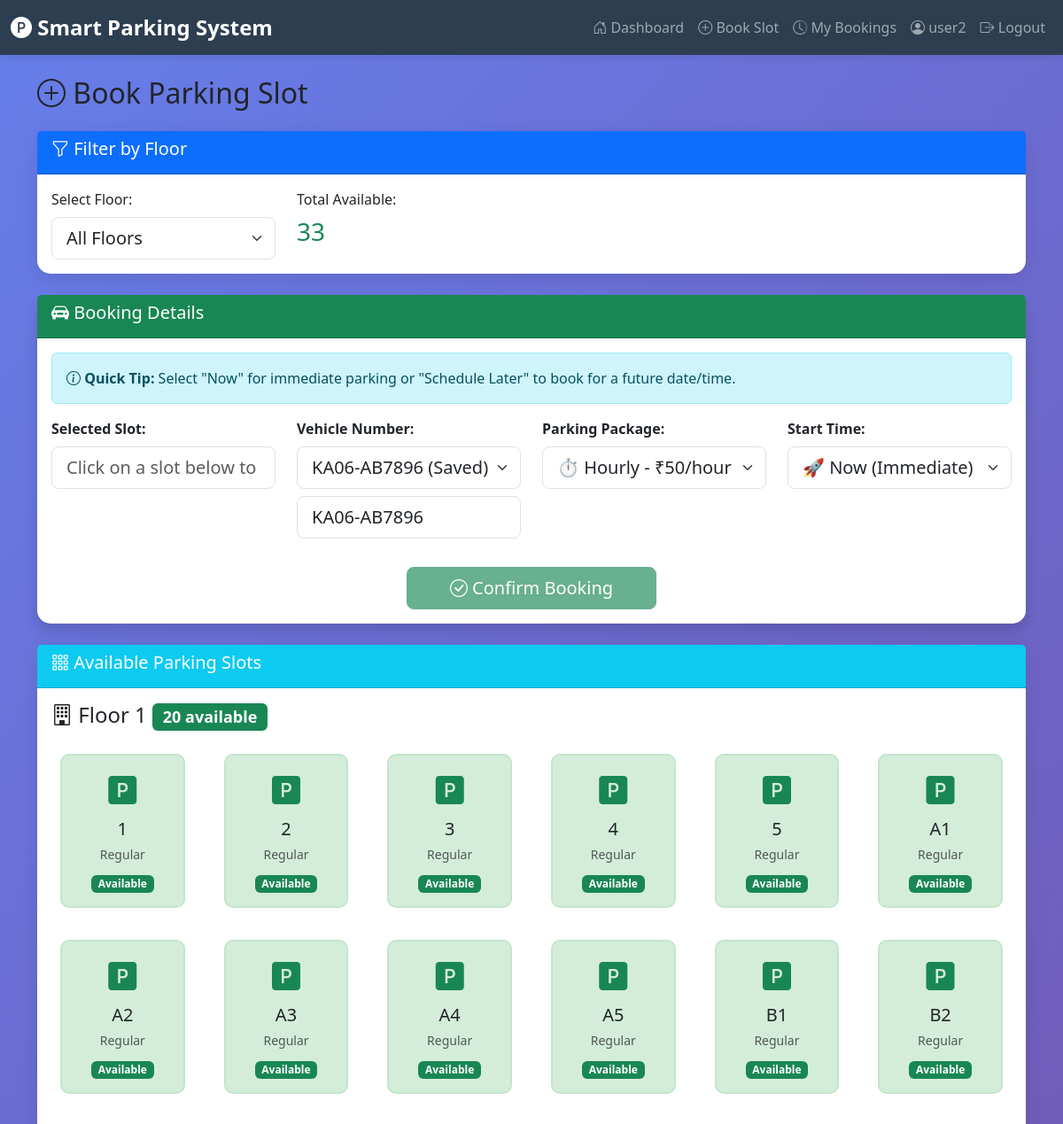
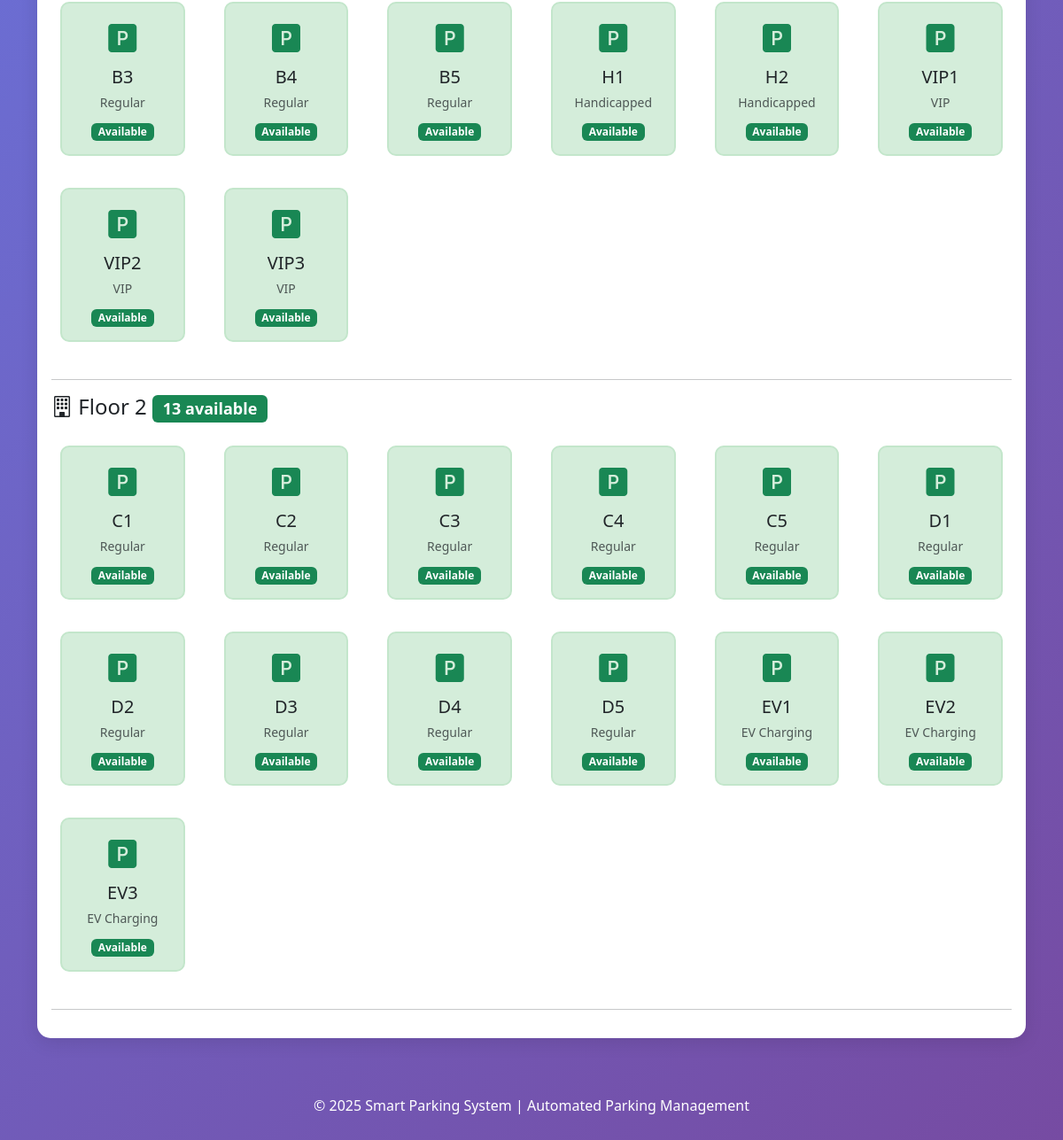
/user/book-slot (signed in), run on the app's committed database (2 pictures, top to bottom).
### tables this page shows
CREATE TABLE users (
                    id INTEGER PRIMARY KEY AUTOINCREMENT,
                    username TEXT UNIQUE NOT NULL,
                    password TEXT NOT NULL,
                    email TEXT UNIQUE NOT NULL,
                    phone TEXT,
                    vehicle_number TEXT,
                    created_at TIMESTAMP DEFAULT CURRENT_TIMESTAMP
                );

CREATE TABLE slots (
                    id INTEGER PRIMARY KEY AUTOINCREMENT,
                    slot_number TEXT UNIQUE NOT NULL,
                    slot_type TEXT DEFAULT 'Regular',
                    status TEXT DEFAULT 'Available',
                    floor INTEGER DEFAULT 1,
                    created_at TIMESTAMP DEFAULT CURRENT_TIMESTAMP
                );

### app.py (the view, shortened to what this page needs)
@app.route('/user/book-slot', methods=['GET', 'POST'])
@login_required
def book_slot():
    user_id = session.get('user_id')
    user_query = "SELECT vehicle_number FROM users WHERE id = ?"
    user_data = auth.db.fetch_one(user_query, (user_id,))
    saved_vehicle = user_data[0] if user_data and user_data[0] else None
    available_slots = slot_manager.get_available_slots()
    slots_by_floor = {}
    for slot in available_slots:
        floor = slot[3]
        if floor not in slots_by_floor:
            slots_by_floor[floor] = []
        slots_by_floor[floor].append({
            'id': slot[0],
            'slot_number': slot[1],
            'slot_type': slot[2],
            'floor': slot[3]
        })
    floors = sorted(slots_by_floor.keys())
    return render_template('user/book_slot.html',
                         slots_by_floor=slots_by_floor,
                         floors=floors,
                         saved_vehicle=saved_vehicle)

### app.py (called while the page is built)
def login_required(f):
    @wraps(f)
    def decorated_function(*args, **kwargs):
        if 'user_id' not in session:
            flash('Please login to access this page', 'warning')
            return redirect(url_for('login'))
        return f(*args, **kwargs)
    return decorated_function

### database/db_manager.py (called while the page is built)
    def fetch_one(self, query, params=()):
        try:
            self.cursor.execute(query, params)
            return self.cursor.fetchone()
        except sqlite3.Error as e:
            print(f"Fetch error: {e}")
            return None

    def fetch_all(self, query, params=()):
        try:
            self.cursor.execute(query, params)
            return self.cursor.fetchall()
        except sqlite3.Error as e:
            print(f"Fetch error: {e}")
            return []

### modules/slot_manager.py (called while the page is built)
    def get_available_slots(self):
        query = """
            SELECT id, slot_number, slot_type, floor
            FROM slots
            WHERE status = 'Available'
            ORDER BY slot_number
        """
        return self.db.fetch_all(query)

### templates/user/book_slot.html (shortened to what this page needs)
{% extends "base.html" %}
{% block content %}
<h2 class="mb-4"><i class="bi bi-plus-circle"></i> Book Parking Slot</h2>
<div class="row">
    <div class="col-md-12 mb-4">
        <div class="card">
            <div class="card-header bg-primary text-white">
                <h5><i class="bi bi-funnel"></i> Filter by Floor</h5>
            </div>
            <div class="card-body">
                <div class="row">
                    <div class="col-md-3">
                        <label for="floor_select" class="form-label">Select Floor:</label>
                        <select class="form-select form-select-lg" id="floor_select">
                            <option value="all">All Floors</option>
                        </select>
                    </div>
                    <div class="col-md-3">
                        <label class="form-label">Total Available:</label>
                        <h3 class="text-success" id="available_count">
                            {{ slots_by_floor.values()|map('length')|sum }}
                        </h3>
                    </div>
                </div>
            </div>
        </div>
    </div>
    <div class="col-md-12 mb-4">
        <div class="card shadow">
            <div class="card-header bg-success text-white">
                <h5><i class="bi bi-car-front-fill"></i> Booking Details</h5>
            </div>
            <div class="card-body">
                <form method="POST" action="{{ url_for('book_slot') }}" id="booking_form">
                    <div class="alert alert-info">
                        <i class="bi bi-info-circle"></i>
                        <strong>Quick Tip:</strong> Select "Now" for immediate parking or "Schedule Later" to book for a future date/time.
                    </div>
                    <div class="row">
                        <div class="col-md-3">
                            <div class="mb-3">
                                <label for="slot_id" class="form-label"><strong>Selected Slot:</strong></label>
                                <input type="text" class="form-control form-control-lg" id="selected_slot_display"
                                       placeholder="Click on a slot below to select" readonly>
                            </div>
                        </div>
                        <div class="col-md-3">
                            <div class="mb-3">
                                <label for="vehicle_number" class="form-label"><strong>Vehicle Number:</strong></label>
                                {% if saved_vehicle %}
                                <div class="input-group">
                                    <select class="form-select form-select-lg" id="vehicle_select" onchange="updateVehicleNumber()">
                                        <option value="{{ saved_vehicle }}" selected>{{ saved_vehicle }} (Saved)</option>
                                    </select>
                                </div>
                                <input type="text" class="form-control form-control-lg mt-2" id="vehicle_number"
                                       name="vehicle_number" value="{{ saved_vehicle }}" required
                                       style="text-transform: uppercase;" readonly>
                                {% else %}
                                <input type="text" class="form-control form-control-lg" id="vehicle_number"
                                       name="vehicle_number" placeholder="e.g., MH12AB1234" required
                                       style="text-transform: uppercase;">
                                {% endif %}
                            </div>
                        </div>
                        <div class="col-md-3">
                            <div class="mb-3">
                                <label for="package" class="form-label"><strong>Parking Package:</strong></label>
                                <select class="form-select form-select-lg" name="package" id="package" required>
                                    <option value="hourly" selected>⏱️ Hourly - ₹50/hour</option>
                                </select>
                            </div>
                        </div>
                        <div class="col-md-3">
                            <div class="mb-3">
                                <label for="booking_time_option" class="form-label"><strong>Start Time:</strong></label>
                                <select class="form-select form-select-lg" name="booking_time_option" id="booking_time_option" required>
                                    <option value="now" selected>🚀 Now (Immediate)</option>
                                </select>
                            </div>
                        </div>
                    </div>
                    <div class="text-center mt-3">
                        <button type="submit" class="btn btn-success btn-lg px-5" id="book_btn" disabled>
                            <i class="bi bi-check-circle"></i> Confirm Booking
                        </button>
                    </div>
                </form>
            </div>
        </div>
    </div>
    <div class="col-md-12">
        <div class="card">
            <div class="card-header bg-info text-white">
                <h5><i class="bi bi-grid-3x3-gap"></i> Available Parking Slots</h5>
            </div>
            <div class="card-body">
                <div id="slots_container">
                    {% for floor, slots in slots_by_floor.items() %}
                        <div class="floor-section" data-floor="{{ floor }}">
                            <h4 class="mb-3">
                                <i class="bi bi-building"></i> Floor {{ floor }}
                                <span class="badge bg-success">{{ slots|length }} available</span>
                            </h4>
                            <div class="row">
                                {% for slot in slots %}
                                    <div class="col-md-3 col-lg-2 mb-3">
                                        <div class="slot-card available text-center"
                                             data-slot-id="{{ slot.id }}"
                                             data-slot-number="{{ slot.slot_number }}"
                                             data-slot-type="{{ slot.slot_type }}"
                                             data-floor="{{ slot.floor }}"
                                             onclick="selectSlot(this)">
                                            <div class="mb-2">
                                                <i class="bi bi-p-square-fill text-success" style="font-size: 2rem;"></i>
                                            </div>
                                            <h5 class="mb-1">{{ slot.slot_number }}</h5>
                                            <small class="text-muted">{{ slot.slot_type }}</small>
                                            <div class="mt-2">
                                                <span class="badge bg-success">Available</span>
                                            </div>
                                        </div>
                                    </div>
                                {% endfor %}
                            </div>
                            <hr>
                        </div>
                    {% endfor %}
                </div>
            </div>
        </div>
    </div>
</div>
{% endblock %}

### templates/base.html (shortened to what this page needs)
<!DOCTYPE html>
<html lang="en">
<head>
    <link href="https://cdn.jsdelivr.net/npm/bootstrap@5.3.0/dist/css/bootstrap.min.css" rel="stylesheet">
    <link rel="stylesheet" href="https://cdn.jsdelivr.net/npm/bootstrap-icons@1.10.0/font/bootstrap-icons.css">
</head>
<body>
    <nav class="navbar navbar-expand-lg navbar-dark">
        <div class="container-fluid">
            <a class="navbar-brand" href="/">
                <i class="bi bi-p-circle-fill"></i> Smart Parking System
            </a>
            <div class="collapse navbar-collapse" id="navbarNav">
                <ul class="navbar-nav ms-auto">
                    {% if session.user_id %}
                        {% if session.role == 'admin' %}
                            <li class="nav-item">
                                <a class="nav-link" href="{{ url_for('admin_dashboard') }}">
                                    <i class="bi bi-speedometer2"></i> Dashboard
                                </a>
                            </li>
                            <li class="nav-item">
                                <a class="nav-link" href="{{ url_for('admin_slots') }}">
                                    <i class="bi bi-grid-3x3-gap"></i> Manage Slots
                                </a>
                            </li>
                            <li class="nav-item">
                                <a class="nav-link" href="{{ url_for('admin_bookings') }}">
                                    <i class="bi bi-calendar-check"></i> Bookings
                                </a>
                            </li>
                        {% else %}
                            <li class="nav-item">
                                <a class="nav-link" href="{{ url_for('user_dashboard') }}">
                                    <i class="bi bi-house-door"></i> Dashboard
                                </a>
                            </li>
                            <li class="nav-item">
                                <a class="nav-link" href="{{ url_for('book_slot') }}">
                                    <i class="bi bi-plus-circle"></i> Book Slot
                                </a>
                            </li>
                            <li class="nav-item">
                                <a class="nav-link" href="{{ url_for('user_bookings') }}">
                                    <i class="bi bi-clock-history"></i> My Bookings
                                </a>
                            </li>
                        {% endif %}
                        <li class="nav-item">
                            <span class="nav-link">
                                <i class="bi bi-person-circle"></i> {{ session.username }}
                            </span>
                        </li>
                        <li class="nav-item">
                            <a class="nav-link" href="{{ url_for('logout') }}">
                                <i class="bi bi-box-arrow-right"></i> Logout
                            </a>
                        </li>
                    {% endif %}
                </ul>
            </div>
        </div>
    </nav>
    <div class="container mt-4">
        {% block content %}{% endblock %}
    </div>
    <footer class="text-center text-white mt-5 py-3">
        <p>&copy; 2025 Smart Parking System | Automated Parking Management</p>
    </footer>
</body>
</html>

### templates/base.html (style rules this page uses)
:root { --primary-color: #2C3E50; --secondary-color: #34495E; --success-color: #27AE60; --warning-color: #F39C12; --danger-color: #E74C3C; --info-color: #3498DB; }
body { background: linear-gradient(135deg, #667eea 0%, #764ba2 100%); min-height: 100vh; font-family: 'Segoe UI', Tahoma, Geneva, Verdana, sans-serif; }
.navbar { background-color: var(--primary-color) !important; box-shadow: 0 2px 10px rgba(0,0,0,0.1); }
.navbar-brand { font-weight: bold; font-size: 1.5rem; }
.card { border-radius: 15px; box-shadow: 0 5px 20px rgba(0,0,0,0.1); border: none; }
.slot-card { border-radius: 10px; padding: 15px; margin: 10px; cursor: pointer; transition: all 0.3s; border: 2px solid transparent; }
.slot-card.available { background-color: #d4edda; border-color: #c3e6cb; }

### data on the page
users: username "user2", vehicle_number "KA06-AB7896 (Saved)", vehicle_number "KA06-AB7896"
slots: slot_number "1", slot_type "Regular"
slots: slot_number "2", slot_type "Regular"
slots: slot_number "3", slot_type "Regular"
slots: slot_number "4", slot_type "Regular"
slots: slot_number "5", slot_type "Regular"
slots: slot_number "A1", slot_type "Regular"
slots: slot_number "A2", slot_type "Regular"
slots: slot_number "A3", slot_type "Regular"
slots: slot_number "A4", slot_type "Regular"
slots: slot_number "A5", slot_type "Regular"
slots: slot_number "B1", slot_type "Regular"
slots: slot_number "B2", slot_type "Regular"
slots: slot_number "B3", slot_type "Regular"
slots: slot_number "B4", slot_type "Regular"
slots: slot_number "B5", slot_type "Regular"
slots: slot_number "H1", slot_type "Handicapped"
slots: slot_number "H2", slot_type "Handicapped"
slots: slot_number "VIP1", slot_type "VIP"
slots: slot_number "VIP2", slot_type "VIP"
slots: slot_number "VIP3", slot_type "VIP"
slots: slot_number "C1", slot_type "Regular"
slots: slot_number "C2", slot_type "Regular"
slots: slot_number "C3", slot_type "Regular"
slots: slot_number "C4", slot_type "Regular"
slots: slot_number "C5", slot_type "Regular"
slots: slot_number "D1", slot_type "Regular"
slots: slot_number "D2", slot_type "Regular"
slots: slot_number "D3", slot_type "Regular"
slots: slot_number "D4", slot_type "Regular"
slots: slot_number "D5", slot_type "Regular"
slots: slot_number "EV1", slot_type "EV Charging"
slots: slot_number "EV2", slot_type "EV Charging"
slots: slot_number "EV3", slot_type "EV Charging"

### other printed values
{{ slots_by_floor.values()|map('length')|sum }} "33"
{{ floor }} "1" "2"
{{ slots|length }} "20" "13"
